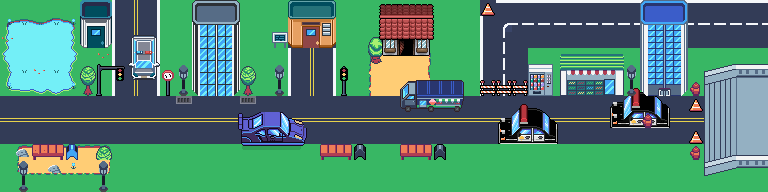

Rendered tile map (Tiled .tmx) drawn with the repository's tilesets; below, a short description and the map source with its tile grids summarised:
An orthogonal 48x12 tile map with 16x16 px tiles, 5 tile layers (Ground, Cars, Flowers and vegetation, Buildings, ...), 6 tilesets and 34 objects (33x hitBox).

<map version="1.10" tiledversion="1.11.2" orientation="orthogonal" renderorder="right-down" width="48" height="12" tilewidth="16" tileheight="16" infinite="0" nextlayerid="10" nextobjectid="43">
 <tileset firstgid="1" source="../tilesets/CP_V1.0.4.tsx" />
 <tileset firstgid="4097" source="../tilesets/Sci-Fi-Dungeon.tsx" />
 <tileset firstgid="7297" source="../tilesets/All_Rocket.tsx" />
 <tileset firstgid="7657" source="../tilesets/Rockets.tsx" />
 <tileset firstgid="7668" source="../tilesets/Cars-Sheet.tsx" />
 <tileset firstgid="9972" source="../tilesets/Houses_Sprite_Sheet.tsx" />
 <layer id="1" name="Ground" width="48" height="12">
  <data>[576 cells, 575 non-empty, 36 distinct tile ids]</data>
 </layer>
 <layer id="8" name="Cars" width="48" height="12">
  <data>[576 cells, 56 non-empty, 44 distinct tile ids]</data>
 </layer>
 <layer id="2" name="Flowers and vegetation" width="48" height="12">
  <data>[576 cells, 21 non-empty, 6 distinct tile ids]</data>
 </layer>
 <layer id="3" name="Buildings" width="48" height="12">
  <data>[576 cells, 161 non-empty, 140 distinct tile ids]</data>
 </layer>
 <layer id="4" name="Rocks" width="48" height="12">
  <data>[576 cells, 7 non-empty, 3 distinct tile ids]</data>
 </layer>
 <objectgroup id="5" name="Npc's" />
 <objectgroup id="7" name="Rocket">
  <object id="6" gid="7666" x="27.7588" y="18.3772" width="44.09" height="23.02" rotation="90" />
 </objectgroup>
 <objectgroup id="9" name="Colisao" visible="0">
  <object id="8" name="colisao" type="hitBox" x="22.8221" y="15.7394" width="29.1178" height="48.792" />
  <object id="9" name="colisao" type="hitBox" x="77.9098" y="-3.93484" width="34.6266" height="51.9399" />
  <object id="10" name="colisao" type="hitBox" x="132.211" y="35.4136" width="23.609" height="42.4963" />
  <object id="11" name="colisao" type="hitBox" x="32.2657" y="142.441" width="45.6441" height="18.1003" />
  <object id="12" name="colisao" type="hitBox" x="16.5263" y="158.181" width="12.5915" height="34.6266" />
  <object id="13" name="colisao" type="hitBox" x="97.584" y="159.754" width="10.2306" height="31.4787" />
  <object id="14" name="colisao" type="hitBox" x="96.797" y="144.802" width="15.7394" height="16.5263" />
  <object id="15" name="colisao" type="hitBox" x="15.7394" y="146.376" width="13.3785" height="13.3785" />
  <object id="16" name="colisao" type="hitBox" x="48.005" y="165.263" width="13.3785" height="7.86968" />
  <object id="17" name="colisao" type="hitBox" x="81.0577" y="63.7444" width="14.1654" height="32.2657" />
  <object id="18" name="colisao" type="hitBox" x="161.328" y="63.7444" width="26.7569" height="30.6917" />
  <object id="19" name="colisao" type="hitBox" x="192.02" y="-3.93484" width="48.005" height="99.9449" />
  <object id="20" name="colisao" type="hitBox" x="239.238" y="112.536" width="66.8923" height="33.8396" />
  <object id="21" name="colisao" type="hitBox" x="242.386" y="63.7444" width="13.3785" height="30.6917" />
  <object id="22" name="colisao" type="hitBox" x="274.652" y="64.5314" width="11.0175" height="32.2657" />
  <object id="23" name="colisao" type="hitBox" x="317.396" y="138.911" width="51.6879" height="22.6135" />
  <object id="24" name="colisao" type="hitBox" x="398.966" y="140.527" width="47.6498" height="19.383" />
  <object id="25" name="colisao" type="hitBox" x="399.774" y="79.1471" width="64.6099" height="33.1126" />
  <object id="26" name="colisao" type="hitBox" x="369.084" y="33.9202" width="12.922" height="31.4973" />
  <object id="27" name="colisao" type="hitBox" x="379.583" y="2.42287" width="53.3032" height="51.6879" />
  <object id="28" name="colisao" type="hitBox" x="288.322" y="4.84574" width="49.2651" height="43.6117" />
  <object id="29" name="colisao" type="hitBox" x="338.394" y="67.0328" width="12.1144" height="28.2668" />
  <object id="31" name="colisao" type="hitBox" x="478.113" y="77.5319" width="50.0727" height="17.7677" />
  <object id="32" name="colisao" type="hitBox" x="479.729" y="1.61525" width="16.9601" height="15.3449" />
  <object id="33" name="colisao" type="hitBox" x="528.186" y="61.3794" width="23.4211" height="33.9202" />
  <object id="34" name="colisao" type="hitBox" x="559.683" y="52.4956" width="62.187" height="41.9964" />
  <object id="35" name="colisao" type="hitBox" x="625.909" y="63.8023" width="11.3067" height="29.0745" />
  <object id="36" name="colisao" type="hitBox" x="641.253" y="-2.42287" width="45.2269" height="97.7225" />
  <object id="37" name="colisao" type="hitBox" x="689.711" y="79.1471" width="12.1144" height="13.7296" />
  <object id="38" name="colisao" type="hitBox" x="688.903" y="96.1073" width="12.922" height="17.7677" />
  <object id="39" name="colisao" type="hitBox" x="689.711" y="131.643" width="13.7296" height="29.0745" />
  <object id="40" name="colisao" type="hitBox" x="607.333" y="90.4539" width="61.3794" height="36.3431" />
  <object id="41" name="colisao" type="hitBox" x="494.266" y="106.606" width="62.187" height="37.1507" />
 </objectgroup>
</map>
